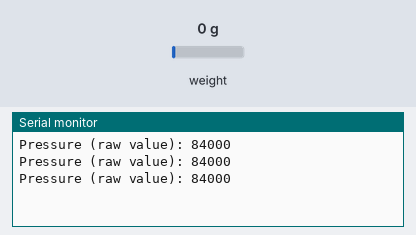
Bench run of a sketch on a simulated Arduino Uno, built with avr-gcc and run on an emulated ATmega328P. On the bench: the last lines printed to the serial monitor. Wiring (inferred from the names in the program): HX711 load-cell converter: data pin 2; SCK pin 3. The inputs (shaded band) are chosen by the test bench; at power-on: weight on the scale 0 g.

Above: at 1.3 s.
1.4 s: weight on the scale set to 100 g
At 1.9 s:
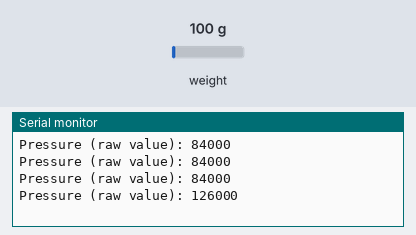
2.9 s: weight on the scale set to 1250 g
At 3.4 s:
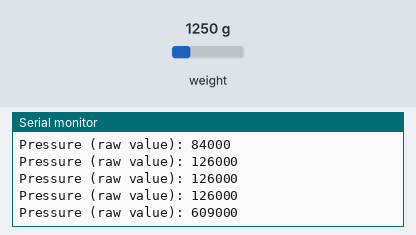
Timing chart, 0 to 5.9 s (numbered marks = the images above; inputs shaded):
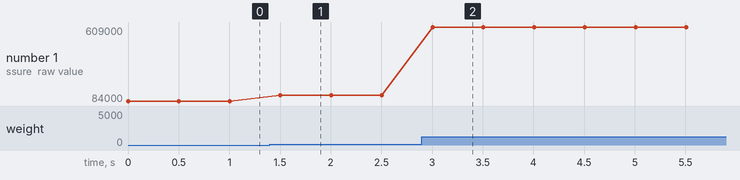

The sketch:

32.0_HX710B_Interface.ino
```cpp
// Define pins for HX710B
const int dataPin = 2; // DOUT
const int clockPin = 3; // SCK

void setup() {
  pinMode(dataPin, INPUT);
  pinMode(clockPin, OUTPUT);
  Serial.begin(9600);
}

long readHX710B() {
  long result = 0;

  // Wait for the module to be ready
  while (digitalRead(dataPin) == HIGH);

  // Read 24-bit data
  for (int i = 0; i < 24; i++) {
    digitalWrite(clockPin, HIGH);
    result = (result << 1) | digitalRead(dataPin);
    digitalWrite(clockPin, LOW);
  }

  // Apply clock pulse to complete the conversion
  digitalWrite(clockPin, HIGH);
  delayMicroseconds(1);
  digitalWrite(clockPin, LOW);

  // Return the 24-bit result
  return result;
}

void loop() {
  long pressureValue = readHX710B();

  Serial.print("Pressure (raw value): ");
  Serial.println(pressureValue);

  // Add a delay
  delay(500);
}
```

Measured:
- after the input at 1.4 s, the serial monitor: prints a new line after 0.10 s (image 1)
- after the input at 2.9 s, the serial monitor: prints a new line after 0.11 s (image 2)
- plotted number 1: 84000 → 126000 after the input at 1.4 s, 126000 → 609000 after the input at 2.9 s
